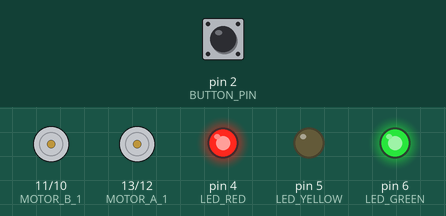
A sketch run on a simulated Arduino Uno, built with avr-gcc and run on an emulated ATmega328P. Parts: motor-driver pin pairs drawn as motors (green arrow = first pin HIGH = forward, orange = second pin HIGH = backward, longer = more drive), output pins drawn as LEDs (lit = HIGH). The test bench sets the inputs (shaded band); at power-on: pin 2 (BUTTON_PIN) HIGH.

Above: at 1.2 s.
1.3 s: pin 2 (BUTTON_PIN) pulled LOW for 0.15 s
At 2.3 s:
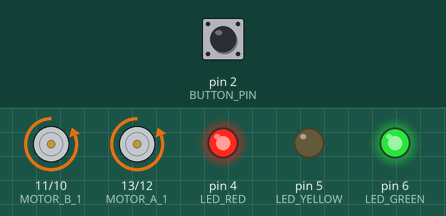
At 12.5 s:
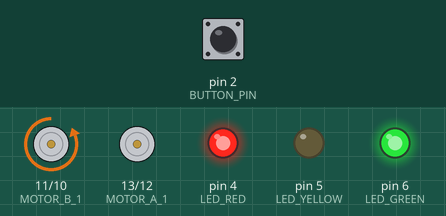
Timing chart, 0 to 17.6 s (numbered marks = the images above; inputs shaded):
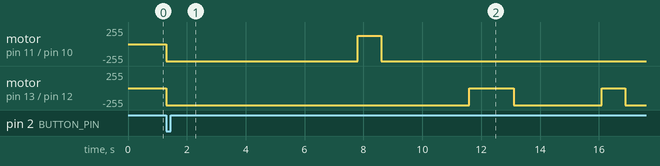

The sketch:

RobotMovements.ino
```cpp
// Pin Definitions
const int MOTOR_A_1 = 13;  // Motor A control pin 1
const int MOTOR_A_2 = 12;  // Motor A control pin 2
const int MOTOR_B_1 = 11;  // Motor B control pin 1
const int MOTOR_B_2 = 10;  // Motor B control pin 2
const int LED_GREEN = 6;   // Green LED pin
const int LED_RED = 4;     // Red LED pin
const int LED_YELLOW = 5;  // Yellow LED pin
const int BUTTON_PIN = 2;  // Button pin for triggering sequence
const int HALF_TURN_TIME = 800; // Time in milliseconds for 90° turns (adjustable)
const int FULL_TURN_TIME = 1500; // Time in milliseconds for 90° turns (adjustable)

// Button state variables
int _buttonState = 0;
int _lastButtonState = 0;
bool _sequenceRunning = false;

void setup() {
  // Set motor pins as output
  pinMode(MOTOR_A_1, OUTPUT);
  pinMode(MOTOR_A_2, OUTPUT);
  pinMode(MOTOR_B_1, OUTPUT);
  pinMode(MOTOR_B_2, OUTPUT);

  // Set LED pins as output
  pinMode(LED_GREEN, OUTPUT);
  pinMode(LED_RED, OUTPUT);
  pinMode(LED_YELLOW, OUTPUT);

  // Set button pin as input
  pinMode(BUTTON_PIN, INPUT);

  // Initialize LEDs (Green and Red on)
  digitalWrite(LED_GREEN, HIGH);
  digitalWrite(LED_RED, HIGH);
}

void loop() {
  // Read button state
  _buttonState = digitalRead(BUTTON_PIN);

  // Check if button is pressed to start sequence
  if (_buttonState == LOW && _lastButtonState == HIGH) {
    _sequenceRunning = true; // Start the robot sequence
  }

  // Save button state for next loop iteration
  _lastButtonState = _buttonState;

  // If the sequence is running, perform robot movements
  if (_sequenceRunning) {
    // Robot movement sequence
    robotForward();
    delay(6500);
    robotRight();
    delay(HALF_TURN_TIME);
    robotForward();
    delay(3000);
    robotLeft();
    delay(FULL_TURN_TIME);
    robotForward();
    delay(3000);
    robotLeft();
    delay(HALF_TURN_TIME);
    robotForward();
    delay(4000);
    robotBackward();
    delay(1000);
    robotStop();
    delay(2000);

    // Stop the sequence after completing all movements
    _sequenceRunning = false;
  }
}

// Motor Control Functions

// Right wheel forward
void rightWheelForward() {
  analogWrite(MOTOR_B_1, 0);
  analogWrite(MOTOR_B_2, 255);
}

// Right wheel backward
void rightWheelBackward() {
  analogWrite(MOTOR_B_1, 255);
  analogWrite(MOTOR_B_2, 0);
}

// Left wheel forward
void leftWheelForward() {
  analogWrite(MOTOR_A_1, 0);
  analogWrite(MOTOR_A_2, 255);
}

// Left wheel backward
void leftWheelBackward() {
  analogWrite(MOTOR_A_1, 255);
  analogWrite(MOTOR_A_2, 0);
}

// Robot Movement Control Functions

// Move robot forward (both wheels forward)
void robotForward() {
  analogWrite(MOTOR_A_1, 0);
  analogWrite(MOTOR_A_2, 255);
  analogWrite(MOTOR_B_1, 0);
  analogWrite(MOTOR_B_2, 255);
}

// Move robot backward (both wheels backward)
void robotBackward() {
  analogWrite(MOTOR_A_1, 255);
  analogWrite(MOTOR_A_2, 0);
  analogWrite(MOTOR_B_2, 0);
  analogWrite(MOTOR_B_1, 255);
}

// Stop the robot (set all motors to 0)
void robotStop() {
  analogWrite(MOTOR_A_1, 0);
  analogWrite(MOTOR_A_2, 0);
  analogWrite(MOTOR_B_1, 0);
  analogWrite(MOTOR_B_2, 0);
}

// Turn robot right (left wheel forward, right wheel backward)
void robotRight() {
  analogWrite(MOTOR_A_1, 0);
  analogWrite(MOTOR_A_2, 255);
  analogWrite(MOTOR_B_1, 126);
  analogWrite(MOTOR_B_2, 0);
}

// Turn robot left (right wheel forward, left wheel backward)
void robotLeft() {
  analogWrite(MOTOR_A_1, 126);
  analogWrite(MOTOR_A_2, 0);
  analogWrite(MOTOR_B_1, 0);
  analogWrite(MOTOR_B_2, 255);
}
```

Measured:
- after the input at 1.3 s, motor on pin 11 (MOTOR_B_1) / pin 10 (MOTOR_B_2): stopped → backward 255/255 at once, → forward 126/255 6.5 s later, → backward 255/255 0.80 s later; motor on pin 13 (MOTOR_A_1) / pin 12 (MOTOR_A_2): goes backward 255/255 10.3 s, stopped 1.5 s, backward 255/255 3.0 s, stopped 0.80 s, then backward 255/255, starting at once
